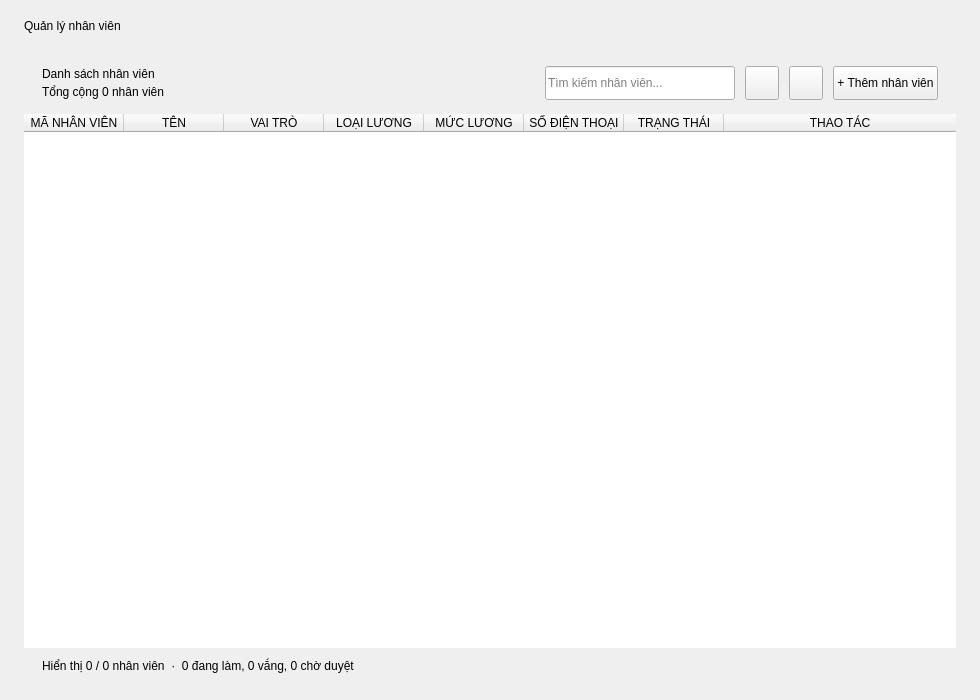
<?xml version="1.0" encoding="UTF-8"?>
<ui version="4.0">
 <class>Employee_View</class>
 <widget class="QWidget" name="Employee_View">
  <property name="geometry">
   <rect>
    <x>0</x>
    <y>0</y>
    <width>980</width>
    <height>700</height>
   </rect>
  </property>
  <property name="windowTitle">
   <string>Employees</string>
  </property>
  <!-- Root layout: vertical, 24/16/24/16 margins, spacing 16 -->
  <layout class="QVBoxLayout" name="mainLayout">
   <property name="spacing">
    <number>16</number>
   </property>
   <property name="leftMargin">
    <number>24</number>
   </property>
   <property name="topMargin">
    <number>16</number>
   </property>
   <property name="rightMargin">
    <number>24</number>
   </property>
   <property name="bottomMargin">
    <number>16</number>
   </property>

   <!-- ============================================================
        PROFILE BLOCK (breadcrumb header bar)
        ============================================================ -->
   <item>
    <widget class="QFrame" name="profileBlock">
     <property name="cursor">
      <cursorShape>PointingHandCursor</cursorShape>
     </property>
     <layout class="QHBoxLayout" name="profileBlockLayout">
      <property name="spacing">
       <number>0</number>
      </property>
      <property name="leftMargin">
       <number>0</number>
      </property>
      <property name="topMargin">
       <number>0</number>
      </property>
      <property name="rightMargin">
       <number>0</number>
      </property>
      <property name="bottomMargin">
       <number>0</number>
      </property>
      <item>
       <widget class="QLabel" name="lblPageTitle">
        <property name="text">
         <string>Quản lý nhân viên</string>
        </property>
       </widget>
      </item>
      <item>
       <spacer name="profileSpacer">
        <property name="orientation">
         <enum>Qt::Horizontal</enum>
        </property>
        <property name="sizeHint" stdset="0">
         <size>
          <width>40</width>
          <height>20</height>
         </size>
        </property>
       </spacer>
      </item>
     </layout>
    </widget>
   </item>

   <!-- ============================================================
        METRICS ROW — placeholder layout; metric cards added in C++
        ============================================================ -->
   <item>
    <layout class="QHBoxLayout" name="metricsLayout">
     <property name="spacing">
      <number>14</number>
     </property>
    </layout>
   </item>

   <!-- ============================================================
        ROSTER CARD
        ============================================================ -->
   <item>
    <widget class="QFrame" name="rosterCard">
     <property name="sizePolicy">
      <sizepolicy hsizetype="Expanding" vsizetype="Expanding">
       <horstretch>0</horstretch>
       <verstretch>0</verstretch>
      </sizepolicy>
     </property>
     <layout class="QVBoxLayout" name="rosterLayout">
      <property name="spacing">
       <number>0</number>
      </property>
      <property name="leftMargin">
       <number>0</number>
      </property>
      <property name="topMargin">
       <number>0</number>
      </property>
      <property name="rightMargin">
       <number>0</number>
      </property>
      <property name="bottomMargin">
       <number>0</number>
      </property>

      <!-- Roster header -->
      <item>
       <widget class="QFrame" name="rosterHeader">
        <layout class="QHBoxLayout" name="rosterHeaderLayout">
         <property name="spacing">
          <number>10</number>
         </property>
         <property name="leftMargin">
          <number>18</number>
         </property>
         <property name="topMargin">
          <number>14</number>
         </property>
         <property name="rightMargin">
          <number>18</number>
         </property>
         <property name="bottomMargin">
          <number>14</number>
         </property>

         <!-- Title block (vertical: rosterTitle + rosterSubtitle) -->
         <item>
          <layout class="QVBoxLayout" name="titleBlock">
           <property name="spacing">
            <number>2</number>
           </property>
           <item>
            <widget class="QLabel" name="rosterTitle">
             <property name="text">
              <string>Danh sách nhân viên</string>
             </property>
            </widget>
           </item>
           <item>
            <widget class="QLabel" name="rosterSubtitle">
             <property name="text">
              <string>Tổng cộng 0 nhân viên</string>
             </property>
            </widget>
           </item>
          </layout>
         </item>

         <!-- Horizontal spacer -->
         <item>
          <spacer name="rosterHeaderSpacer">
           <property name="orientation">
            <enum>Qt::Horizontal</enum>
           </property>
           <property name="sizeHint" stdset="0">
            <size>
             <width>40</width>
             <height>20</height>
            </size>
           </property>
          </spacer>
         </item>

         <!-- Search bar -->
         <item>
          <widget class="QLineEdit" name="searchRoster">
           <property name="placeholderText">
            <string>Tìm kiếm nhân viên...</string>
           </property>
           <property name="minimumSize">
            <size>
             <width>190</width>
             <height>34</height>
            </size>
           </property>
           <property name="maximumSize">
            <size>
             <width>190</width>
             <height>34</height>
            </size>
           </property>
          </widget>
         </item>

         <!-- Filter button -->
         <item>
          <widget class="QPushButton" name="filterBtn">
           <property name="toolTip">
            <string>Lọc</string>
           </property>
           <property name="minimumSize">
            <size>
             <width>34</width>
             <height>34</height>
            </size>
           </property>
           <property name="maximumSize">
            <size>
             <width>34</width>
             <height>34</height>
            </size>
           </property>
           <property name="cursor">
            <cursorShape>PointingHandCursor</cursorShape>
           </property>
           <property name="text">
            <string/>
           </property>
           <property name="iconSize">
            <size>
             <width>16</width>
             <height>16</height>
            </size>
           </property>
          </widget>
         </item>

         <!-- Sort button -->
         <item>
          <widget class="QPushButton" name="sortBtn">
           <property name="toolTip">
            <string>Sắp xếp</string>
           </property>
           <property name="minimumSize">
            <size>
             <width>34</width>
             <height>34</height>
            </size>
           </property>
           <property name="maximumSize">
            <size>
             <width>34</width>
             <height>34</height>
            </size>
           </property>
           <property name="cursor">
            <cursorShape>PointingHandCursor</cursorShape>
           </property>
           <property name="text">
            <string/>
           </property>
           <property name="iconSize">
            <size>
             <width>16</width>
             <height>16</height>
            </size>
           </property>
          </widget>
         </item>

         <!-- Add Employee button -->
         <item>
          <widget class="QPushButton" name="addEmployeeBtn">
           <property name="text">
            <string>+ Thêm nhân viên</string>
           </property>
           <property name="minimumSize">
            <size>
             <width>0</width>
             <height>34</height>
            </size>
           </property>
           <property name="maximumSize">
            <size>
             <width>16777215</width>
             <height>34</height>
            </size>
           </property>
           <property name="cursor">
            <cursorShape>PointingHandCursor</cursorShape>
           </property>
          </widget>
         </item>

        </layout>
       </widget>
      </item>



      <!-- Employees Table -->
      <item>
       <widget class="QTableWidget" name="employeesTable">
        <property name="frameShape">
         <enum>QFrame::NoFrame</enum>
        </property>
        <property name="showGrid">
         <bool>false</bool>
        </property>
        <property name="alternatingRowColors">
         <bool>true</bool>
        </property>
        <property name="selectionMode">
         <enum>QAbstractItemView::SingleSelection</enum>
        </property>
        <property name="selectionBehavior">
         <enum>QAbstractItemView::SelectRows</enum>
        </property>
        <property name="editTriggers">
         <set>QAbstractItemView::NoEditTriggers</set>
        </property>
        <property name="focusPolicy">
         <enum>Qt::NoFocus</enum>
        </property>
        <attribute name="horizontalHeaderStretchLastSection">
         <bool>true</bool>
        </attribute>
        <attribute name="horizontalHeaderHighlightSections">
         <bool>false</bool>
        </attribute>
        <attribute name="verticalHeaderVisible">
         <bool>false</bool>
        </attribute>
        <column>
         <property name="text"><string>MÃ NHÂN VIÊN</string></property>
        </column>
        <column>
         <property name="text"><string>TÊN</string></property>
        </column>
        <column>
         <property name="text"><string>VAI TRÒ</string></property>
        </column>
        <column>
         <property name="text"><string>LOẠI LƯƠNG</string></property>
        </column>
        <column>
         <property name="text"><string>MỨC LƯƠNG</string></property>
        </column>
        <column>
         <property name="text"><string>SỐ ĐIỆN THOẠI</string></property>
        </column>
        <column>
         <property name="text"><string>TRẠNG THÁI</string></property>
        </column>
        <column>
         <property name="text"><string>THAO TÁC</string></property>
        </column>
       </widget>
      </item>

      <!-- Table Footer -->
      <item>
       <widget class="QFrame" name="tableFooterFrame">
        <layout class="QHBoxLayout" name="footerLayout">
         <property name="leftMargin">
          <number>18</number>
         </property>
         <property name="topMargin">
          <number>8</number>
         </property>
         <property name="rightMargin">
          <number>18</number>
         </property>
         <property name="bottomMargin">
          <number>8</number>
         </property>
         <item>
          <widget class="QLabel" name="footerLabel">
           <property name="text">
            <string>Hiển thị 0 / 0 nhân viên  ·  0 đang làm, 0 vắng, 0 chờ duyệt</string>
           </property>
          </widget>
         </item>
         <item>
          <spacer name="footerSpacer">
           <property name="orientation">
            <enum>Qt::Horizontal</enum>
           </property>
           <property name="sizeHint" stdset="0">
            <size>
             <width>40</width>
             <height>20</height>
            </size>
           </property>
          </spacer>
         </item>
        </layout>
       </widget>
      </item>

     </layout>
    </widget>
   </item>

  </layout>
 </widget>
 <resources/>
 <connections/>
</ui>
